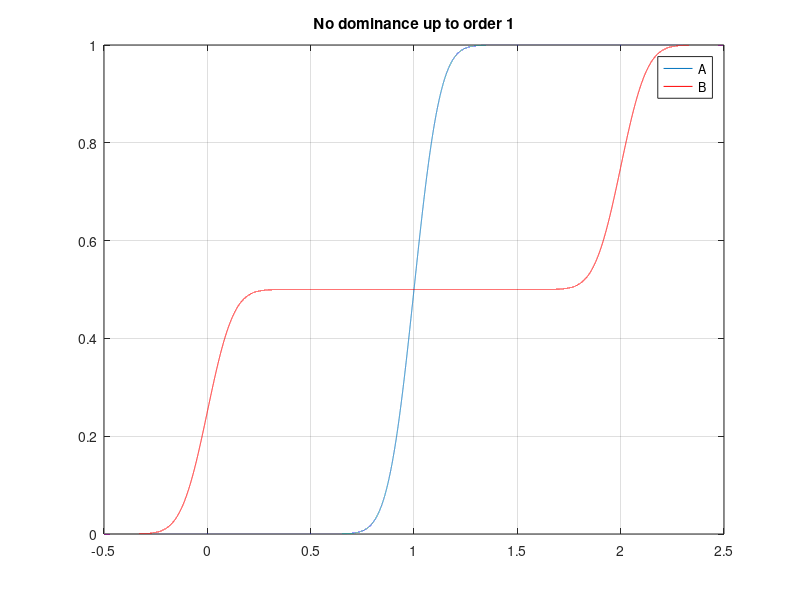

Source code (MATLAB):
% this script shows that lower-order dominance implies higher-order dominance
% compared are a unimodal and a bimodal distribution
% see "Risk and Asset Allocation" - Springer (2005), by A. Meucci

clear;  close all;  clc;
%%%%%%%%%%%%%%%%%%%%%%%%%%%%%%%%%%%%%%%%%%%%%%%%%%%%%%%%%%%%%%%%%%%%%%%%%%%%%%%%%%%%%%%%%%%%%%%%%%%%%%%%%%%%%%%%%%%
% order of dominance
Q=1;

%%%%%%%%%%%%%%%%%%%%%%%%%%%%%%%%%%%%%%%%%%%%%%%%%%%%%%%%%%%%%%%%%%%%%%%%%%%%%%%%%%%%%%%%%%%%%%%%%%%%%%%%%%%%%%%
% introduce two discretized pdfs to be compared, normal in this case
mu_A=1;
sig_A=.1;

mu_B=[0 2];
sig_B=.1;

% set up grid for x-axis evaluations of discretized pdfs 
N=2^16;
J=10^6;
dd=normrnd(mu_A,sig_A,1,J);
ee=normrnd(mu_B(1),sig_B,1,J);
ff=normrnd(mu_B(2),sig_B,1,J);
Hi=max([dd ee ff]);
Lo=min([dd ee ff]);
h=(Hi-Lo)/(N-1);
X=[Lo+h : h : Hi]';

% discretized uni-modal pdf
Iq_A = 1/h*(normcdf(X+h/2,mu_A,sig_A)-normcdf(X-h/2,mu_A,sig_A));

% discretized bi-modal pdf
Iq_B = 1/(2*h)*(normcdf(X+h/2,mu_B(1),sig_B)-normcdf(X-h/2,mu_B(1),sig_B))+...
       1/(2*h)*(normcdf(X+h/2,mu_B(2),sig_B)-normcdf(X-h/2,mu_B(2),sig_B));

%%%%%%%%%%%%%%%%%%%%%%%%%%%%%%%%%%%%%%%%%%%%%%%%%%%%%%%%%%%%%%%%%%%%%%%%%%%%%%%%%%%%%%%%%%%%%%%%%%%%%%%%%%%%%%%%
% check dominance
for q=2:Q+1
    Iq_A=h*cumsum(Iq_A);
    Iq_B=h*cumsum(Iq_B);
end

Result=['No dominance up to order ' num2str(Q)];
Condition_AdomB=prod(0+(Iq_A<=Iq_B));
if Condition_AdomB
    Result=['A order-' num2str(Q) ' dominates B' ];
end
Condition_BdomA=prod(0+(Iq_B<=Iq_A));
if Condition_BdomA
    Result=['B order-' num2str(Q) ' dominates A' ];
end
    
%%%%%%%%%%%%%%%%%%%%%%%%%%%%%%%%%%%%%%%%%%%%%%%%%%%%%%%%%%%%%%%%%%%%%%%%%%%%%%%%%%%%%%%%%%%%%%%%%%%%%%%%%%%%%%%%
% plots
figure
plot(X,Iq_A)
hold on
plot(X,Iq_B,'r')
grid on
legend('A','B')
title(Result)
